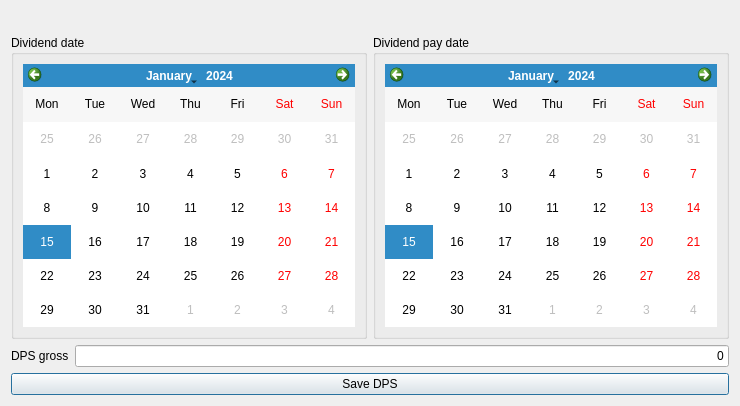
<?xml version="1.0" encoding="UTF-8"?>
<ui version="4.0">
 <class>frmDPSAdd</class>
 <widget class="QDialog" name="frmDPSAdd">
  <property name="windowModality">
   <enum>Qt::ApplicationModal</enum>
  </property>
  <property name="geometry">
   <rect>
    <x>0</x>
    <y>0</y>
    <width>740</width>
    <height>406</height>
   </rect>
  </property>
  <property name="windowTitle">
   <string>New DPS</string>
  </property>
  <property name="windowIcon">
   <iconset resource="../images/xulpymoney.qrc">
    <normaloff>:/xulpymoney/dividends.png</normaloff>:/xulpymoney/dividends.png</iconset>
  </property>
  <property name="modal">
   <bool>true</bool>
  </property>
  <layout class="QHBoxLayout" name="horizontalLayout_3">
   <item>
    <layout class="QVBoxLayout" name="verticalLayout">
     <item>
      <widget class="QLabel" name="lbl">
       <property name="font">
        <font>
         <pointsize>12</pointsize>
        </font>
       </property>
       <property name="styleSheet">
        <string notr="true">color: rgb(0, 192, 0);</string>
       </property>
       <property name="alignment">
        <set>Qt::AlignCenter</set>
       </property>
      </widget>
     </item>
     <item>
      <layout class="QHBoxLayout" name="horizontalLayout">
       <item>
        <widget class="QGroupBox" name="groupBox">
         <property name="title">
          <string>Dividend date</string>
         </property>
         <layout class="QHBoxLayout" name="horizontalLayout_4">
          <item>
           <widget class="QCalendarWidget" name="calendar">
            <property name="verticalHeaderFormat">
             <enum>QCalendarWidget::NoVerticalHeader</enum>
            </property>
           </widget>
          </item>
         </layout>
        </widget>
       </item>
       <item>
        <widget class="QGroupBox" name="groupBox_2">
         <property name="title">
          <string>Dividend pay date</string>
         </property>
         <layout class="QHBoxLayout" name="horizontalLayout_5">
          <item>
           <widget class="QCalendarWidget" name="calendarPay">
            <property name="verticalHeaderFormat">
             <enum>QCalendarWidget::NoVerticalHeader</enum>
            </property>
           </widget>
          </item>
         </layout>
        </widget>
       </item>
      </layout>
     </item>
     <item>
      <layout class="QHBoxLayout" name="horizontalLayout_2">
       <item>
        <widget class="QLabel" name="label_2">
         <property name="text">
          <string>DPS gross</string>
         </property>
        </widget>
       </item>
       <item>
        <widget class="myQLineEdit" name="txtGross">
         <property name="text">
          <string>0</string>
         </property>
         <property name="alignment">
          <set>Qt::AlignRight|Qt::AlignTrailing|Qt::AlignVCenter</set>
         </property>
        </widget>
       </item>
      </layout>
     </item>
     <item>
      <widget class="QPushButton" name="cmd">
       <property name="text">
        <string>Save DPS</string>
       </property>
       <property name="icon">
        <iconset resource="../images/xulpymoney.qrc">
         <normaloff>:/xulpymoney/save.png</normaloff>:/xulpymoney/save.png</iconset>
       </property>
      </widget>
     </item>
    </layout>
   </item>
  </layout>
 </widget>
 <customwidgets>
  <customwidget>
   <class>myQLineEdit</class>
   <extends>QLineEdit</extends>
   <header location="global">myqlineedit</header>
  </customwidget>
 </customwidgets>
 <tabstops>
  <tabstop>txtGross</tabstop>
  <tabstop>cmd</tabstop>
 </tabstops>
 <resources>
  <include location="../images/xulpymoney.qrc"/>
 </resources>
 <connections/>
</ui>
